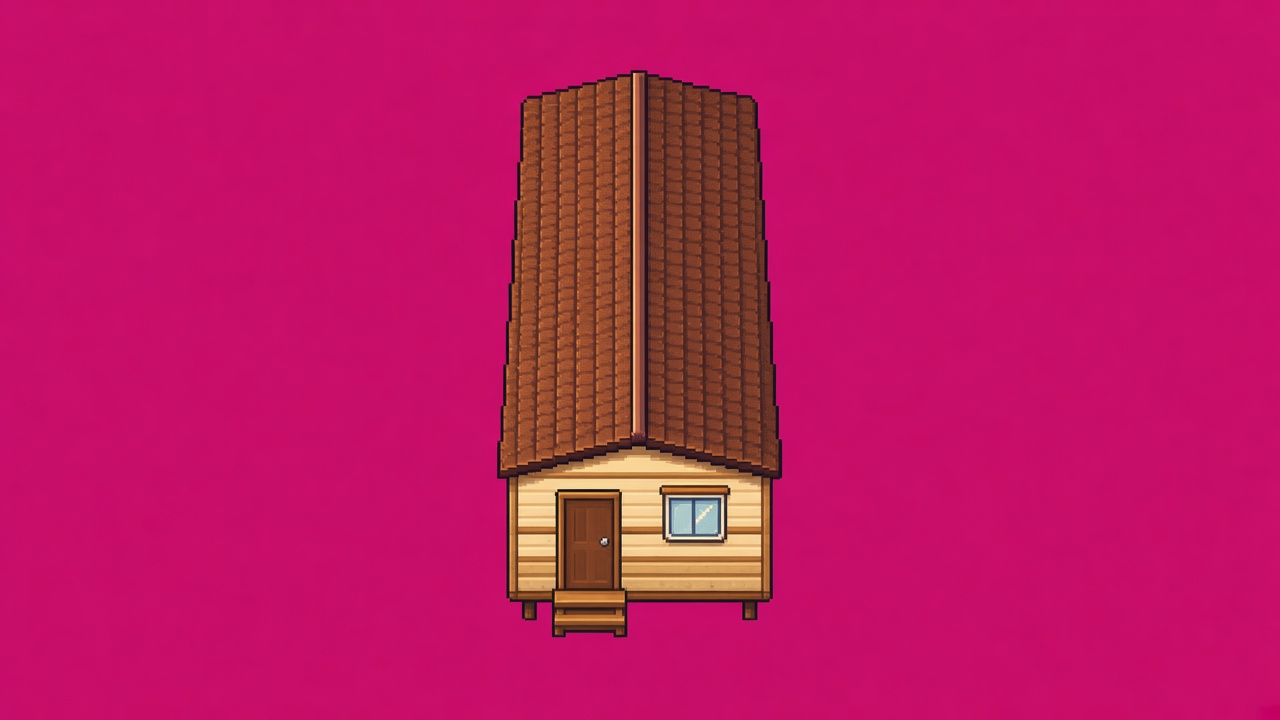
#> input picture scripts/gen/tgstyle/src/caravan-end.png, 1280 x 720 px
$ python -i keying.py   (imports and definitions only)
#> lines starting #> are read from the running program, lines starting #| are printed output that depends on the picture; after the words box and inside, x2 and y2 are one past the last pixel; in counts of white or black regions, pixels touching at a corner belong together
"""Background keying for AI sources on flat magenta + a horizontal straighten helper (from tg-artgen/pixclean.py)."""
import numpy as np, cv2
from PIL import Image
from scipy import ndimage as ndi

def key(path, tol=40, erode=1):
#> called with path = 'src/caravan-end.png', tol = 40, erode = 1
    rgb = np.array(Image.open(path).convert('RGB')); h, w, _ = rgb.shape
#> in key, rgb is the input picture: shape (720, 1280, 3); mean R, G, B 190.4, 23.9, 97.4
#> after `h, w, _ = rgb.shape`: h = 720; w = 1280
    border = np.concatenate([rgb[0], rgb[-1], rgb[:, 0], rgb[:, -1]]).reshape(-1, 3); bgc = np.median(border, 0)
#> after `bgc = np.median(border, 0)`: bgc = [200, 14, 105]
    lab = cv2.cvtColor(rgb, cv2.COLOR_RGB2LAB).astype(np.float32); bl = cv2.cvtColor(bgc.reshape(1, 1, 3).astype(np.uint8), cv2.COLOR_RGB2LAB).astype(np.float32)[0, 0]
#> after `lab = cv2.cvtColor(rgb, cv2.COLOR_RGB2LAB).astype(np.float32)`:
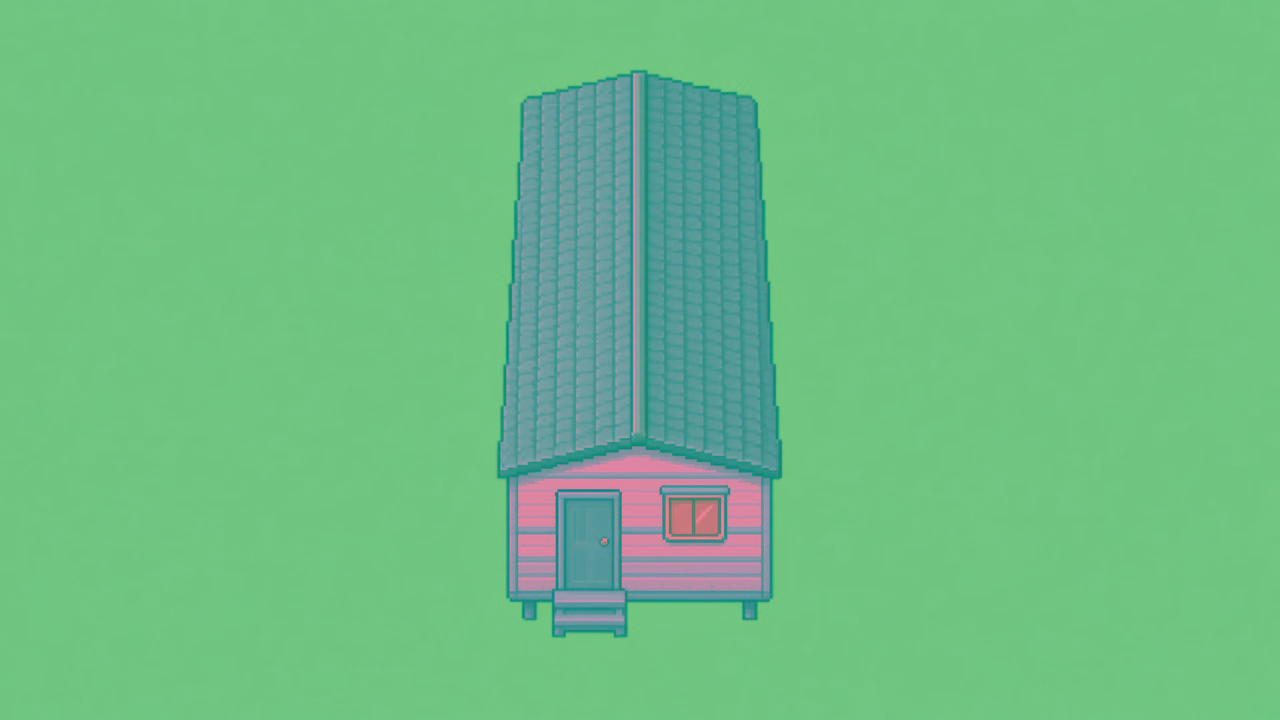
#> lab: shape (720, 1280, 3) float32; mean R, G, B 110.3, 189.8, 131.7
#> after `bl = cv2.cvtColor(bgc.reshape(1, 1, 3).astype(np.uint8), cv2.COLOR_RGB`: bl = [112, 197, 129]
    near = np.linalg.norm(lab - bl, axis=-1) < tol; cc, n = ndi.label(near)
#> after `near = np.linalg.norm(lab - bl, axis=-1) < tol`:
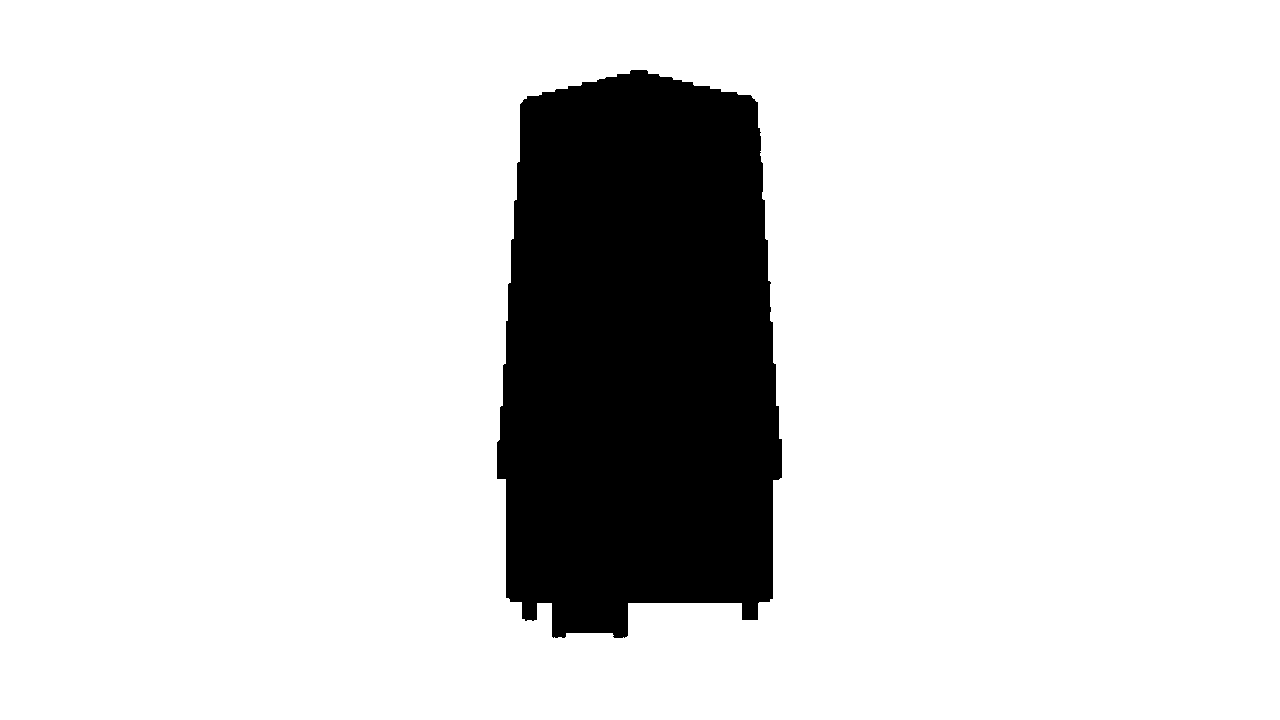
#> near: shape (720, 1280) bool; 85% white; 1 black region, box (x1, y1, x2, y2) and area: (497, 70, 782, 638) 138422
#> after `cc, n = ndi.label(near)`: n = 1
    ids = np.unique(np.concatenate([cc[0], cc[-1], cc[:, 0], cc[:, -1]])); ids = ids[ids > 0]
#> after `ids = np.unique(np.concatenate([cc[0], cc[-1], cc[:, 0], cc[:, -1]]))`: ids = [1]
    fg = ndi.binary_erosion(~np.isin(cc, ids), iterations=erode); fg = ndi.binary_opening(fg, iterations=2)
#> after `fg = ndi.binary_erosion(~np.isin(cc, ids), iterations=erode)`:
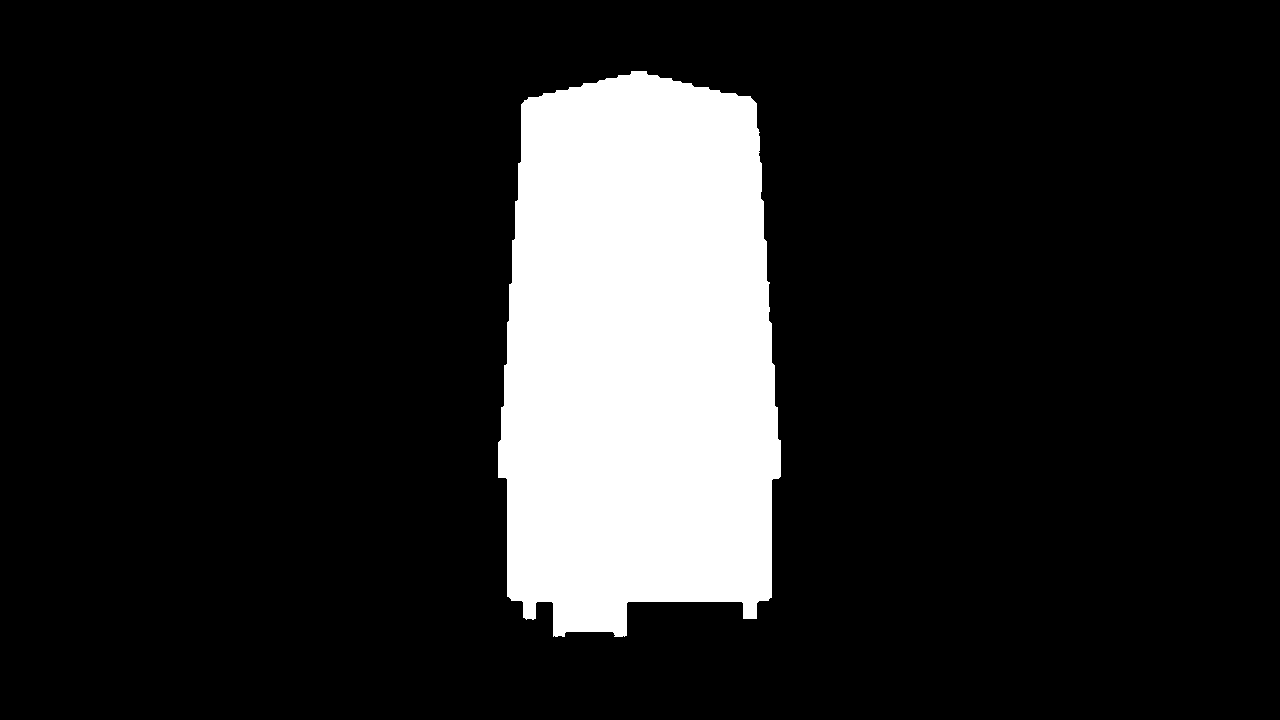
#> fg: shape (720, 1280) bool; 14.8% white; 1 white region, box (x1, y1, x2, y2) and area: (498, 71, 781, 637) 136730
#> after `fg = ndi.binary_opening(fg, iterations=2)`: fg: shape (720, 1280) bool; 14.8% white; 1 white region, box (x1, y1, x2, y2) and area: (498, 71, 781, 637) 136680
    lbl, n = ndi.label(fg)
    if n > 1: sizes = ndi.sum(fg, lbl, range(1, n + 1)); fg = lbl == (1 + int(np.argmax(sizes)))
    fg = ndi.binary_fill_holes(fg); im = Image.fromarray(np.dstack([rgb, (fg * 255).astype(np.uint8)]), 'RGBA')
#> after `im = Image.fromarray(np.dstack([rgb, (fg * 255).astype(np.uint8)]), 'R`:
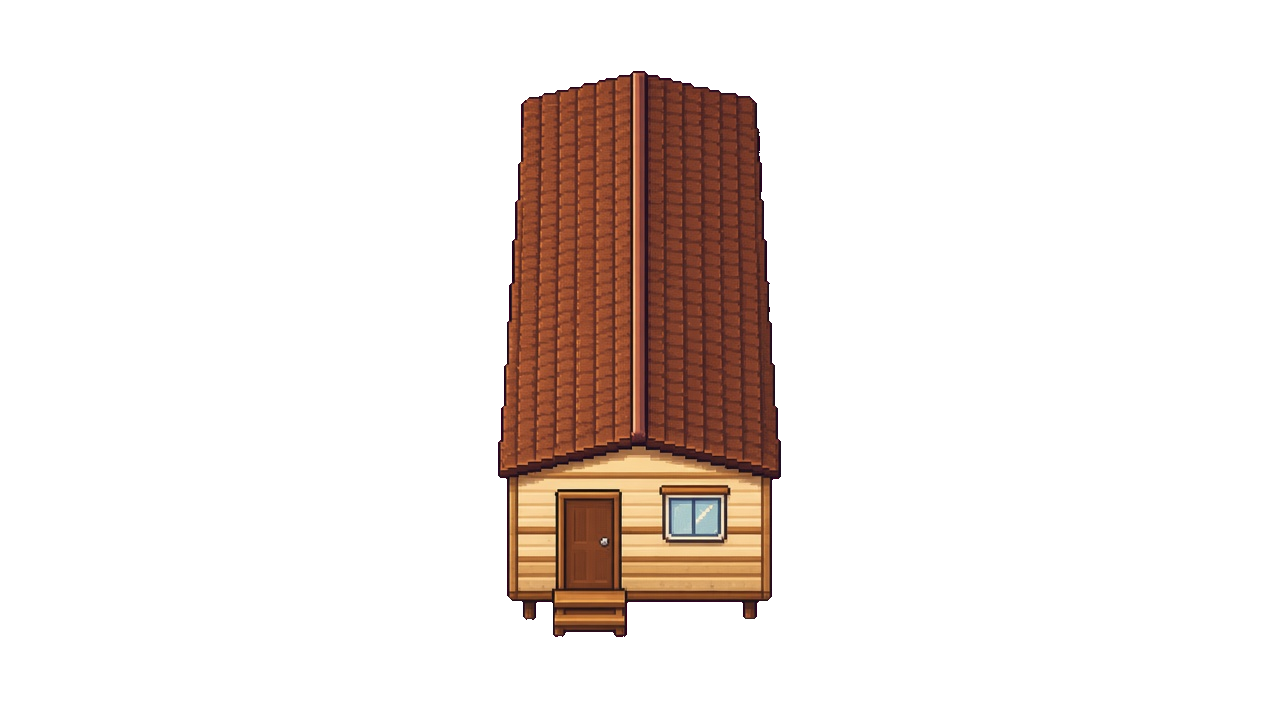
#> im: PIL image 1280x720 RGBA; mean R, G, B, A 190.4, 23.9, 97.4, 37.8; transparent parts drawn white
    return im.crop(im.getbbox())
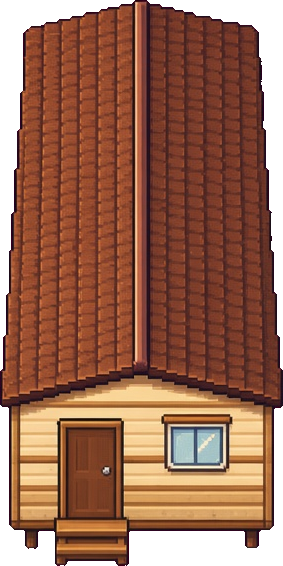
#> returned value: PIL image 283x566 RGBA; mean R, G, B, A 145.1, 71.4, 62.8, 217.6; transparent parts drawn white

def hstraighten(lab, r=2, passes=2):
    H, W = lab.shape
    for _ in range(passes):
        out = lab.copy()
        for y in range(1, H - 1):
            for x in range(W):
                c = lab[y, x]
                if c < 0 or (lab[y - 1, x] == c and lab[y + 1, x] == c): continue
                win = lab[y, max(0, x - r):x + r + 1]; win = win[win >= 0]
                if len(win):
                    bc = np.bincount(win); m = bc.argmax()
                    if c >= len(bc) or bc[m] > bc[c]: out[y, x] = m
        lab = out
    return lab

def key_parts(path, tol=40, min_px=400):
    """every separate object on a flat-background sheet, cropped, in reading order (rows, then left to right)"""
    rgb = np.array(Image.open(path).convert('RGB'))
    border = np.concatenate([rgb[0], rgb[-1], rgb[:, 0], rgb[:, -1]]).reshape(-1, 3); bgc = np.median(border, 0)
    lab = cv2.cvtColor(rgb, cv2.COLOR_RGB2LAB).astype(np.float32); bl = cv2.cvtColor(bgc.reshape(1, 1, 3).astype(np.uint8), cv2.COLOR_RGB2LAB).astype(np.float32)[0, 0]
    fg = ndi.binary_opening(np.linalg.norm(lab - bl, axis=-1) >= tol, iterations=1)
    grow = ndi.binary_dilation(fg, iterations=12); lbl, n = ndi.label(grow)    # thin parts (net, poles) stay with their object
    out = []
    for i, sl in enumerate(ndi.find_objects(lbl)):
        m = (lbl[sl] == i + 1) & fg[sl]
        if m.sum() < min_px: continue
        a = np.dstack([rgb[sl], (m * 255).astype(np.uint8)]); im = Image.fromarray(a, 'RGBA'); out.append((sl[0].start, sl[1].start, im.crop(im.getbbox())))
    H = rgb.shape[0]; out.sort(key=lambda t: (t[0] // (H // 3), t[1]))
    return [t[2] for t in out]

>>> result = key('src/caravan-end.png')
